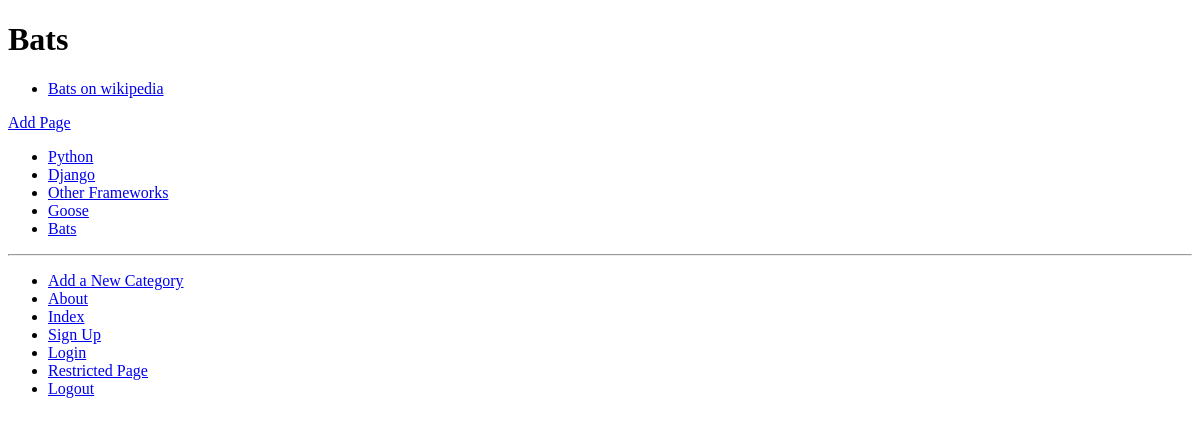
Before: /rango/category/bats/ with the older database file.
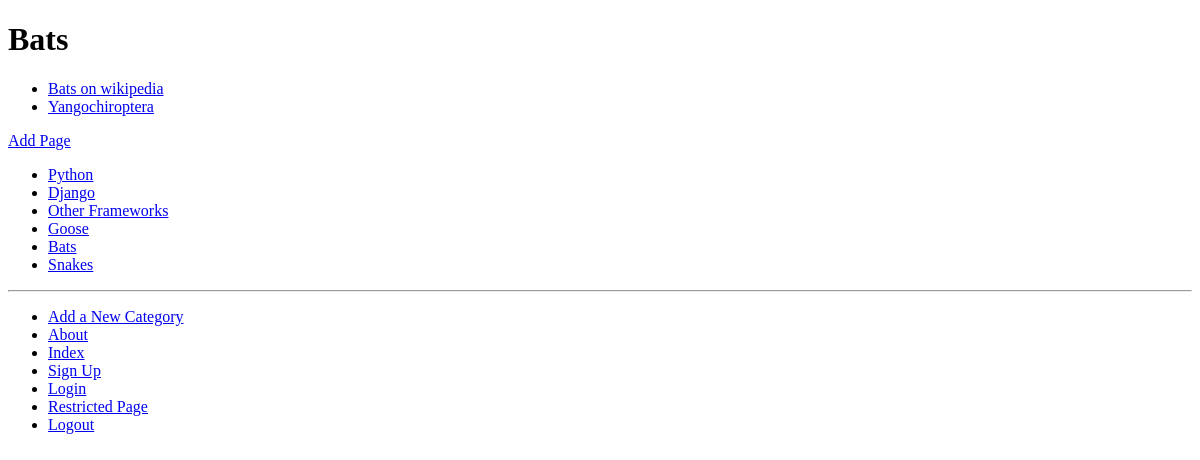
After: the same page with the newer database file.
### rango/models.py (models this page shows, shortened)
class Page(models.Model):
    category = models.ForeignKey(Category, on_delete=models.CASCADE)
    title = models.CharField(max_length=128)
    url = models.URLField()
    views = models.IntegerField(default=0)

class Category(models.Model):
    name = models.CharField(max_length=128, unique=True)
    views = models.IntegerField(default=0)
    likes = models.IntegerField(default=0)
    slug = models.SlugField(unique=True)
    class Meta:
        verbose_name_plural = 'Categories'

### rango/views.py (the view)
# urls.py: path('category/<slug:category_name_slug>/', views.show_category, name='show_category'),
def show_category(request, category_name_slug):
    context_dict = {}
    try:
        category = Category.objects.get(slug=category_name_slug)
        pages = Page.objects.filter(category=category)
        context_dict['pages'] = pages
        context_dict['category'] = category
    except Category.DoesNotExist:
        context_dict['category'] = None
        context_dict['pages'] = None
    return render(request, 'rango/category.html', context=context_dict)

### rango/templatetags/rango_template_tags.py (called while the page is built)
@register.inclusion_tag('rango/categories.html')
def get_category_list(current_category=None):
    return {'categories': Category.objects.all(),
        'current_category': current_category}

### templates/rango/category.html (shortened to what this page needs)
{% extends 'rango/base.html' %}
{% load staticfiles %}
{% block body_block %}
    {% if category %}
        <h1>{{ category.name }}</h1>
    {% if pages %}
    <ul>
        {% for page in pages %}
        <li><a href="{{ page.url }}">{{ page.title }}</a></li>
        {% endfor %}
    </ul>
    {% else %}
        <strong>No pages currently in category.</strong>
    {% endif %}
    <a href="{% url 'rango:add_page' category.slug %}">Add Page</a> <br />
    {% else %}
    The specified category does not exist.
    {% endif %}
{% endblock %}

### templates/rango/categories.html
<ul>
    {% if categories %}
        {% for c in categories %}
            {% if c == current_category %}
            <li>
            <strong>
                <a href="{% url 'rango:show_category' c.slug %}">{{ c.name }}</a>
            </strong>
            </li>
            {% else %}
            <li>
                <a href="{% url 'rango:show_category' c.slug %}">{{ c.name }}</a>
            </li>
            {% endif %}
        {% endfor %}
    {% else %}
        <li><strong>There are no categories present.</strong></li>
    {% endif %}
</ul>

Changed rows visible on the page:
added Page: title "Yangochiroptera"
added Category: name "Snakes"
